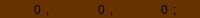
                        <widget class="QWidget" name="widCoordinate6" native="true">
                         <property name="maximumSize">
                          <size>
                           <width>16777215</width>
                           <height>18</height>
                          </size>
                         </property>
                         <property name="styleSheet">
                          <string notr="true">background-color: rgb(102, 51, 0);</string>
                         </property>
                         <layout class="QHBoxLayout" name="horizontalLayout_55">
                          <property name="spacing">
                           <number>1</number>
                          </property>
                          <property name="leftMargin">
                           <number>5</number>
                          </property>
                          <property name="topMargin">
                           <number>1</number>
                          </property>
                          <property name="rightMargin">
                           <number>5</number>
                          </property>
                          <property name="bottomMargin">
                           <number>0</number>
                          </property>
                          <item>
                           <widget class="QLineEdit" name="edtCoor6X">
                            <property name="maximumSize">
                             <size>
                              <width>40</width>
                              <height>20</height>
                             </size>
                            </property>
                            <property name="font">
                             <font>
                              <pointsize>9</pointsize>
                             </font>
                            </property>
                            <property name="text">
                             <string>0</string>
                            </property>
                            <property name="frame">
                             <bool>false</bool>
                            </property>
                            <property name="alignment">
                             <set>Qt::AlignRight|Qt::AlignTrailing|Qt::AlignVCenter</set>
                            </property>
                           </widget>
                          </item>
                          <item>
                           <widget class="QLabel" name="label_107">
                            <property name="text">
                             <string>,</string>
                            </property>
                           </widget>
                          </item>
                          <item>
                           <widget class="QLineEdit" name="edtCoor6Y">
                            <property name="maximumSize">
                             <size>
                              <width>40</width>
                              <height>20</height>
                             </size>
                            </property>
                            <property name="font">
                             <font>
                              <pointsize>9</pointsize>
                             </font>
                            </property>
                            <property name="text">
                             <string>0</string>
                            </property>
                            <property name="frame">
                             <bool>false</bool>
                            </property>
                            <property name="alignment">
                             <set>Qt::AlignRight|Qt::AlignTrailing|Qt::AlignVCenter</set>
                            </property>
                           </widget>
                          </item>
                          <item>
                           <widget class="QLabel" name="label_108">
                            <property name="text">
                             <string>,</string>
                            </property>
                           </widget>
                          </item>
                          <item>
                           <widget class="QLineEdit" name="edtCoor6Z">
                            <property name="maximumSize">
                             <size>
                              <width>40</width>
                              <height>20</height>
                             </size>
                            </property>
                            <property name="font">
                             <font>
                              <pointsize>9</pointsize>
                             </font>
                            </property>
                            <property name="text">
                             <string>0</string>
                            </property>
                            <property name="frame">
                             <bool>false</bool>
                            </property>
                            <property name="alignment">
                             <set>Qt::AlignRight|Qt::AlignTrailing|Qt::AlignVCenter</set>
                            </property>
                           </widget>
                          </item>
                          <item>
                           <widget class="QLabel" name="label_109">
                            <property name="text">
                             <string>;</string>
                            </property>
                           </widget>
                          </item>
                         </layout>
                        </widget>
